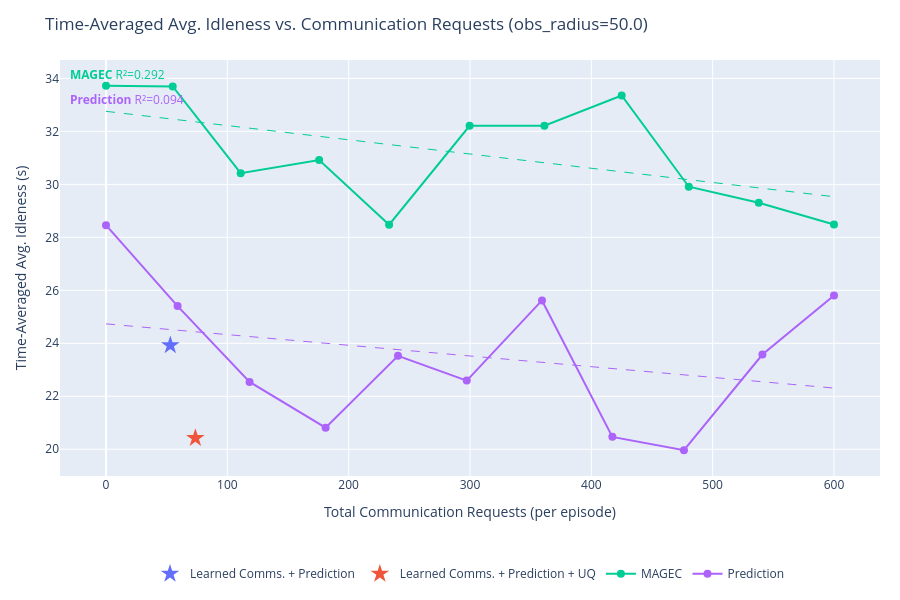
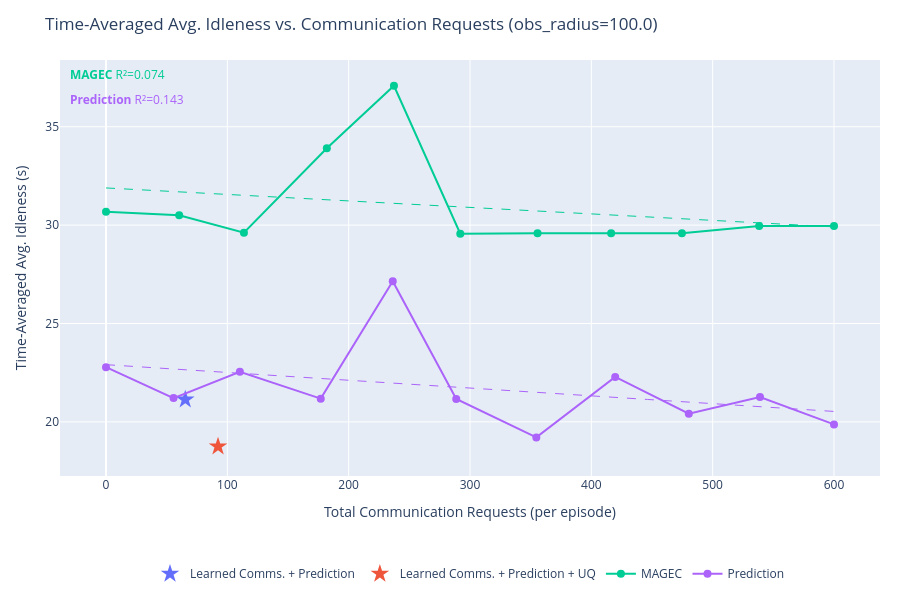
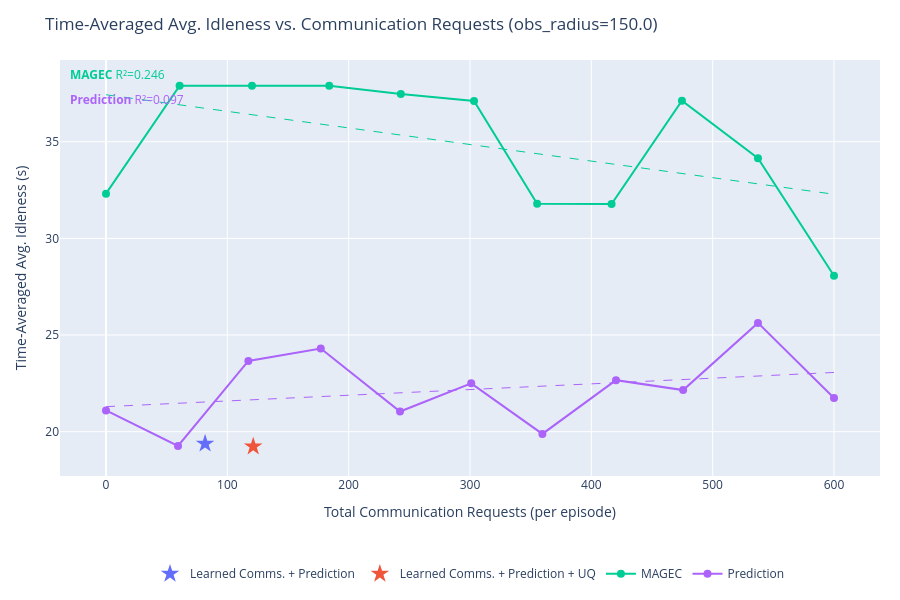
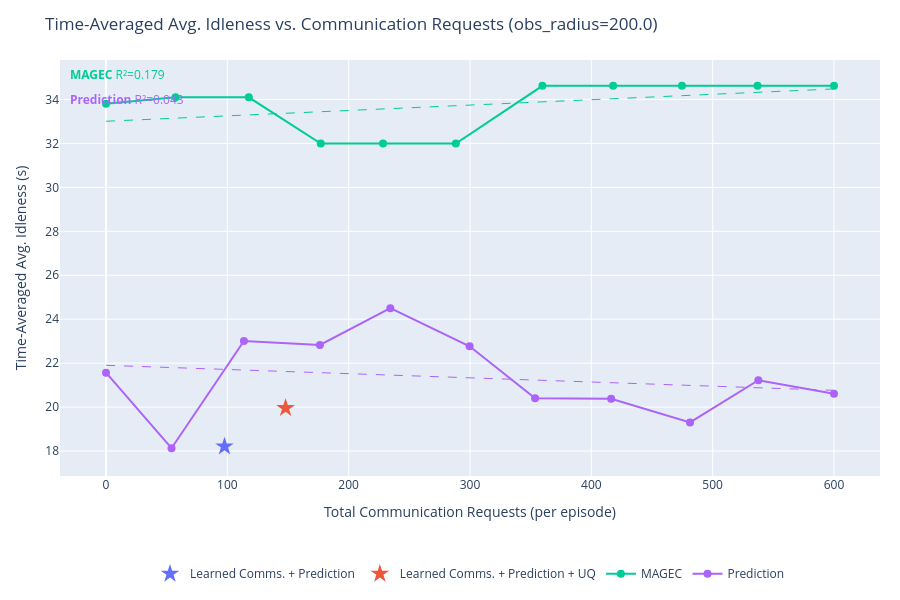

The notebook cell these images were saved under, in order:
### Code cell
import plotly.graph_objects as go
import plotly.express as px
import numpy as np

# SERIES_TO_PLOT = {"Learned Comms. + Prediction + UQ", "MAGEC"}
SERIES_TO_PLOT = None # Plot all

series_colors = {s: c for s, c in zip(output, px.colors.qualitative.Plotly)}


def get_requests(data):
    """Total communication requests per episode (mean over episodes)."""
    r = np.array(data['communication']['requests_made'][...])
    return float(np.mean(r.reshape(r.shape[0], -1).sum(axis=1)))


def get_idleness_mean(data):
    """Time-averaged avg. idleness, mean over episodes."""
    return float(np.mean(data['avg_idleness']))


def fit_ols_trendline(xs, ys):
    """
    Fit an OLS linear trendline y = a*x + b.
    Returns (x_smooth, y_smooth, r2).
    """
    xs, ys = np.array(xs, dtype=float), np.array(ys, dtype=float)
    coeffs = np.polyfit(xs, ys, 1)
    x_smooth = np.linspace(xs.min(), xs.max(), 200)
    y_smooth = np.polyval(coeffs, x_smooth)
    y_pred = np.polyval(coeffs, xs)
    ss_res = np.sum((ys - y_pred) ** 2)
    ss_tot = np.sum((ys - ys.mean()) ** 2)
    r2 = 1.0 - ss_res / ss_tot if ss_tot > 0 else float('nan')
    return x_smooth, y_smooth, r2


for obs_radius in obs_radii:
    fig = go.Figure()
    r2_annotations = []

    for series in output:
        if SERIES_TO_PLOT is not None and series not in SERIES_TO_PLOT:
            continue

        color = series_colors.get(series, '#888888')
        all_exps = list(output[series].keys())

        # Swept experiments: encoded as obs_radius_X_comms_Y
        swept_exps = sorted(
            [e for e in all_exps if f"obs_radius_{obs_radius:.1f}_comms_" in e],
            key=lambda e: float(e.split("_comms_")[1])
        )
        # Fixed (learned comms) experiments: encoded as obs_radius_X only
        fixed_exps = [e for e in all_exps if e == f"obs_radius_{obs_radius:.1f}"]

        if swept_exps:
            comms_ps = [float(e.split("_comms_")[1]) for e in swept_exps]
            xs = [get_requests(output[series][e]) for e in swept_exps]
            ys = [get_idleness_mean(output[series][e]) for e in swept_exps]

            fig.add_trace(go.Scatter(
                x=xs,
                y=ys,
                mode='lines+markers',
                name=series,
                line=dict(color=color),
                marker=dict(color=color, size=8),
                legendgroup=series,
                hovertemplate=[
                    f"{series}<br>comms_p={cp:.3f}<br>requests=%{{x:.1f}}<br>idleness=%{{y:.4f}}<extra></extra>"
                    for cp in comms_ps
                ],
            ))

            # OLS trendline
            if len(xs) >= 2:
                x_trend, y_trend, r2 = fit_ols_trendline(xs, ys)
                fig.add_trace(go.Scatter(
                    x=x_trend,
                    y=y_trend,
                    mode='lines',
                    name=f"{series} (fit)",
                    line=dict(color=color, dash='dash', width=1),
                    legendgroup=series,
                    showlegend=False,
                    hoverinfo='skip',
                ))
                r2_annotations.append(
                    dict(
                        text=f"<b>{series}</b> R²={r2:.3f}",
                        xref='paper', yref='paper',
                        x=0.01,
                        y=0.99 - len(r2_annotations) * 0.06,
                        xanchor='left', yanchor='top',
                        showarrow=False,
                        font=dict(color=color, size=12),
                    )
                )

        if fixed_exps:
            xs_f = [get_requests(output[series][e]) for e in fixed_exps]
            ys_f = [get_idleness_mean(output[series][e]) for e in fixed_exps]
            fig.add_trace(go.Scatter(
                x=xs_f,
                y=ys_f,
                mode='markers',
                name=series,
                marker=dict(color=color, size=14, symbol='star'),
                legendgroup=series,
                showlegend=len(swept_exps) == 0,
                hovertemplate=f"{series}<br>requests=%{{x:.1f}}<br>idleness=%{{y:.4f}}<extra></extra>",
            ))

    fig.update_layout(
        title=f"Time-Averaged Avg. Idleness vs. Communication Requests (obs_radius={obs_radius:.1f})",
        xaxis_title="Total Communication Requests (per episode)",
        yaxis_title="Time-Averaged Avg. Idleness (s)",
        height=600,
        hovermode='closest',
        autosize=True,
        margin=dict(l=60, r=20, t=60, b=120),
        legend=dict(orientation='h', yanchor='top', y=-0.2, xanchor='center', x=0.5),
        annotations=r2_annotations,
    )
    fig.show()

### Figure 1 — Plotly figure (JSON) as saved in the notebook; plotly's stock layout.template omitted (floating-point values rounded to 4 significant figures; data arrays with more than 128 entries replaced by an {"elided": "..."} marker saying what was removed)
{"data": [{"hovertemplate": "Learned Comms. + Prediction<br>requests=%{x:.1f}<br>idleness=%{y:.4f}<extra></extra>", "legendgroup": "Learned Comms. + Prediction", "marker": {"color": "#636EFA", "size": 14, "symbol": "star"}, "mode": "markers", "name": "Learned Comms. + Prediction", "showlegend": true, "type": "scatter", "x": [53], "y": [23.93]}, {"hovertemplate": "Learned Comms. + Prediction + UQ<br>requests=%{x:.1f}<br>idleness=%{y:.4f}<extra></extra>", "legendgroup": "Learned Comms. + Prediction + UQ", "marker": {"color": "#EF553B", "size": 14, "symbol": "star"}, "mode": "markers", "name": "Learned Comms. + Prediction + UQ", "showlegend": true, "type": "scatter", "x": [73.67], "y": [20.42]}, {"hovertemplate": ["MAGEC<br>comms_p=0.000<br>requests=%{x:.1f}<br>idleness=%{y:.4f}<extra></extra>", "MAGEC<br>comms_p=0.100<br>requests=%{x:.1f}<br>idleness=%{y:.4f}<extra></extra>", "MAGEC<br>comms_p=0.200<br>requests=%{x:.1f}<br>idleness=%{y:.4f}<extra></extra>", "MAGEC<br>comms_p=0.300<br>requests=%{x:.1f}<br>idleness=%{y:.4f}<extra></extra>", "MAGEC<br>comms_p=0.400<br>requests=%{x:.1f}<br>idleness=%{y:.4f}<extra></extra>", "MAGEC<br>comms_p=0.500<br>requests=%{x:.1f}<br>idleness=%{y:.4f}<extra></extra>", "MAGEC<br>comms_p=0.600<br>requests=%{x:.1f}<br>idleness=%{y:.4f}<extra></extra>", "MAGEC<br>comms_p=0.700<br>requests=%{x:.1f}<br>idleness=%{y:.4f}<extra></extra>", "MAGEC<br>comms_p=0.800<br>requests=%{x:.1f}<br>idleness=%{y:.4f}<extra></extra>", "MAGEC<br>comms_p=0.900<br>requests=%{x:.1f}<br>idleness=%{y:.4f}<extra></extra>", "MAGEC<br>comms_p=1.000<br>requests=%{x:.1f}<br>idleness=%{y:.4f}<extra></extra>"], "legendgroup": "MAGEC", "line": {"color": "#00CC96"}, "marker": {"color": "#00CC96", "size": 8}, "mode": "lines+markers", "name": "MAGEC", "type": "scatter", "x": [0, 55, 111, 175.7, 233.3, 299.7, 361.3, 425, 480.3, 538, 600], "y": [33.72, 33.7, 30.42, 30.92, 28.48, 32.21, 32.21, 33.36, 29.91, 29.3, 28.49]}, {"hoverinfo": "skip", "legendgroup": "MAGEC", "line": {"color": "#00CC96", "dash": "dash", "width": 1}, "mode": "lines", "name": "MAGEC (fit)", "showlegend": false, "type": "scatter", "x": {"elided": "200 float values"}, "y": {"elided": "200 float values"}}, {"hovertemplate": ["Prediction<br>comms_p=0.000<br>requests=%{x:.1f}<br>idleness=%{y:.4f}<extra></extra>", "Prediction<br>comms_p=0.100<br>requests=%{x:.1f}<br>idleness=%{y:.4f}<extra></extra>", "Prediction<br>comms_p=0.200<br>requests=%{x:.1f}<br>idleness=%{y:.4f}<extra></extra>", "Prediction<br>comms_p=0.300<br>requests=%{x:.1f}<br>idleness=%{y:.4f}<extra></extra>", "Prediction<br>comms_p=0.400<br>requests=%{x:.1f}<br>idleness=%{y:.4f}<extra></extra>", "Prediction<br>comms_p=0.500<br>requests=%{x:.1f}<br>idleness=%{y:.4f}<extra></extra>", "Prediction<br>comms_p=0.600<br>requests=%{x:.1f}<br>idleness=%{y:.4f}<extra></extra>", "Prediction<br>comms_p=0.700<br>requests=%{x:.1f}<br>idleness=%{y:.4f}<extra></extra>", "Prediction<br>comms_p=0.800<br>requests=%{x:.1f}<br>idleness=%{y:.4f}<extra></extra>", "Prediction<br>comms_p=0.900<br>requests=%{x:.1f}<br>idleness=%{y:.4f}<extra></extra>", "Prediction<br>comms_p=1.000<br>requests=%{x:.1f}<br>idleness=%{y:.4f}<extra></extra>"], "legendgroup": "Prediction", "line": {"color": "#AB63FA"}, "marker": {"color": "#AB63FA", "size": 8}, "mode": "lines+markers", "name": "Prediction", "type": "scatter", "x": [0, 59, 118.3, 181, 240.7, 297.3, 359.3, 417.3, 476.3, 541, 600], "y": [28.46, 25.4, 22.54, 20.82, 23.53, 22.59, 25.62, 20.47, 19.96, 23.58, 25.8]}, {"hoverinfo": "skip", "legendgroup": "Prediction", "line": {"color": "#AB63FA", "dash": "dash", "width": 1}, "mode": "lines", "name": "Prediction (fit)", "showlegend": false, "type": "scatter", "x": {"elided": "200 float values"}, "y": {"elided": "200 float values"}}], "layout": {"annotations": [{"font": {"color": "#00CC96", "size": 12}, "showarrow": false, "text": "<b>MAGEC</b> R²=0.292", "x": 0.01, "xanchor": "left", "xref": "paper", "y": 0.99, "yanchor": "top", "yref": "paper"}, {"font": {"color": "#AB63FA", "size": 12}, "showarrow": false, "text": "<b>Prediction</b> R²=0.094", "x": 0.01, "xanchor": "left", "xref": "paper", "y": 0.93, "yanchor": "top", "yref": "paper"}], "autosize": true, "height": 600, "hovermode": "closest", "legend": {"orientation": "h", "x": 0.5, "xanchor": "center", "y": -0.2, "yanchor": "top"}, "margin": {"b": 120, "l": 60, "r": 20, "t": 60}, "title": {"text": "Time-Averaged Avg. Idleness vs. Communication Requests (obs_radius=50.0)"}, "xaxis": {"title": {"text": "Total Communication Requests (per episode)"}}, "yaxis": {"title": {"text": "Time-Averaged Avg. Idleness (s)"}}}}

### Figure 2 — Plotly figure (JSON) as saved in the notebook; plotly's stock layout.template omitted (floating-point values rounded to 4 significant figures; data arrays with more than 128 entries replaced by an {"elided": "..."} marker saying what was removed)
{"data": [{"hovertemplate": "Learned Comms. + Prediction<br>requests=%{x:.1f}<br>idleness=%{y:.4f}<extra></extra>", "legendgroup": "Learned Comms. + Prediction", "marker": {"color": "#636EFA", "size": 14, "symbol": "star"}, "mode": "markers", "name": "Learned Comms. + Prediction", "showlegend": true, "type": "scatter", "x": [65.33], "y": [21.13]}, {"hovertemplate": "Learned Comms. + Prediction + UQ<br>requests=%{x:.1f}<br>idleness=%{y:.4f}<extra></extra>", "legendgroup": "Learned Comms. + Prediction + UQ", "marker": {"color": "#EF553B", "size": 14, "symbol": "star"}, "mode": "markers", "name": "Learned Comms. + Prediction + UQ", "showlegend": true, "type": "scatter", "x": [92.33], "y": [18.75]}, {"hovertemplate": ["MAGEC<br>comms_p=0.000<br>requests=%{x:.1f}<br>idleness=%{y:.4f}<extra></extra>", "MAGEC<br>comms_p=0.100<br>requests=%{x:.1f}<br>idleness=%{y:.4f}<extra></extra>", "MAGEC<br>comms_p=0.200<br>requests=%{x:.1f}<br>idleness=%{y:.4f}<extra></extra>", "MAGEC<br>comms_p=0.300<br>requests=%{x:.1f}<br>idleness=%{y:.4f}<extra></extra>", "MAGEC<br>comms_p=0.400<br>requests=%{x:.1f}<br>idleness=%{y:.4f}<extra></extra>", "MAGEC<br>comms_p=0.500<br>requests=%{x:.1f}<br>idleness=%{y:.4f}<extra></extra>", "MAGEC<br>comms_p=0.600<br>requests=%{x:.1f}<br>idleness=%{y:.4f}<extra></extra>", "MAGEC<br>comms_p=0.700<br>requests=%{x:.1f}<br>idleness=%{y:.4f}<extra></extra>", "MAGEC<br>comms_p=0.800<br>requests=%{x:.1f}<br>idleness=%{y:.4f}<extra></extra>", "MAGEC<br>comms_p=0.900<br>requests=%{x:.1f}<br>idleness=%{y:.4f}<extra></extra>", "MAGEC<br>comms_p=1.000<br>requests=%{x:.1f}<br>idleness=%{y:.4f}<extra></extra>"], "legendgroup": "MAGEC", "line": {"color": "#00CC96"}, "marker": {"color": "#00CC96", "size": 8}, "mode": "lines+markers", "name": "MAGEC", "type": "scatter", "x": [0, 60.33, 113.7, 182, 237.3, 292, 355.7, 416.3, 474.7, 538.3, 600], "y": [30.69, 30.5, 29.62, 33.9, 37.08, 29.56, 29.58, 29.58, 29.58, 29.95, 29.95]}, {"hoverinfo": "skip", "legendgroup": "MAGEC", "line": {"color": "#00CC96", "dash": "dash", "width": 1}, "mode": "lines", "name": "MAGEC (fit)", "showlegend": false, "type": "scatter", "x": {"elided": "200 float values"}, "y": {"elided": "200 float values"}}, {"hovertemplate": ["Prediction<br>comms_p=0.000<br>requests=%{x:.1f}<br>idleness=%{y:.4f}<extra></extra>", "Prediction<br>comms_p=0.100<br>requests=%{x:.1f}<br>idleness=%{y:.4f}<extra></extra>", "Prediction<br>comms_p=0.200<br>requests=%{x:.1f}<br>idleness=%{y:.4f}<extra></extra>", "Prediction<br>comms_p=0.300<br>requests=%{x:.1f}<br>idleness=%{y:.4f}<extra></extra>", "Prediction<br>comms_p=0.400<br>requests=%{x:.1f}<br>idleness=%{y:.4f}<extra></extra>", "Prediction<br>comms_p=0.500<br>requests=%{x:.1f}<br>idleness=%{y:.4f}<extra></extra>", "Prediction<br>comms_p=0.600<br>requests=%{x:.1f}<br>idleness=%{y:.4f}<extra></extra>", "Prediction<br>comms_p=0.700<br>requests=%{x:.1f}<br>idleness=%{y:.4f}<extra></extra>", "Prediction<br>comms_p=0.800<br>requests=%{x:.1f}<br>idleness=%{y:.4f}<extra></extra>", "Prediction<br>comms_p=0.900<br>requests=%{x:.1f}<br>idleness=%{y:.4f}<extra></extra>", "Prediction<br>comms_p=1.000<br>requests=%{x:.1f}<br>idleness=%{y:.4f}<extra></extra>"], "legendgroup": "Prediction", "line": {"color": "#AB63FA"}, "marker": {"color": "#AB63FA", "size": 8}, "mode": "lines+markers", "name": "Prediction", "type": "scatter", "x": [0, 55.67, 110.3, 177, 236.3, 288.7, 354.7, 419.7, 480.3, 539, 600], "y": [22.78, 21.21, 22.55, 21.18, 27.14, 21.16, 19.21, 22.29, 20.41, 21.26, 19.87]}, {"hoverinfo": "skip", "legendgroup": "Prediction", "line": {"color": "#AB63FA", "dash": "dash", "width": 1}, "mode": "lines", "name": "Prediction (fit)", "showlegend": false, "type": "scatter", "x": {"elided": "200 float values"}, "y": {"elided": "200 float values"}}], "layout": {"annotations": [{"font": {"color": "#00CC96", "size": 12}, "showarrow": false, "text": "<b>MAGEC</b> R²=0.074", "x": 0.01, "xanchor": "left", "xref": "paper", "y": 0.99, "yanchor": "top", "yref": "paper"}, {"font": {"color": "#AB63FA", "size": 12}, "showarrow": false, "text": "<b>Prediction</b> R²=0.143", "x": 0.01, "xanchor": "left", "xref": "paper", "y": 0.93, "yanchor": "top", "yref": "paper"}], "autosize": true, "height": 600, "hovermode": "closest", "legend": {"orientation": "h", "x": 0.5, "xanchor": "center", "y": -0.2, "yanchor": "top"}, "margin": {"b": 120, "l": 60, "r": 20, "t": 60}, "title": {"text": "Time-Averaged Avg. Idleness vs. Communication Requests (obs_radius=100.0)"}, "xaxis": {"title": {"text": "Total Communication Requests (per episode)"}}, "yaxis": {"title": {"text": "Time-Averaged Avg. Idleness (s)"}}}}

### Figure 3 — Plotly figure (JSON) as saved in the notebook; plotly's stock layout.template omitted (floating-point values rounded to 4 significant figures; data arrays with more than 128 entries replaced by an {"elided": "..."} marker saying what was removed)
{"data": [{"hovertemplate": "Learned Comms. + Prediction<br>requests=%{x:.1f}<br>idleness=%{y:.4f}<extra></extra>", "legendgroup": "Learned Comms. + Prediction", "marker": {"color": "#636EFA", "size": 14, "symbol": "star"}, "mode": "markers", "name": "Learned Comms. + Prediction", "showlegend": true, "type": "scatter", "x": [81.67], "y": [19.38]}, {"hovertemplate": "Learned Comms. + Prediction + UQ<br>requests=%{x:.1f}<br>idleness=%{y:.4f}<extra></extra>", "legendgroup": "Learned Comms. + Prediction + UQ", "marker": {"color": "#EF553B", "size": 14, "symbol": "star"}, "mode": "markers", "name": "Learned Comms. + Prediction + UQ", "showlegend": true, "type": "scatter", "x": [121.3], "y": [19.24]}, {"hovertemplate": ["MAGEC<br>comms_p=0.000<br>requests=%{x:.1f}<br>idleness=%{y:.4f}<extra></extra>", "MAGEC<br>comms_p=0.100<br>requests=%{x:.1f}<br>idleness=%{y:.4f}<extra></extra>", "MAGEC<br>comms_p=0.200<br>requests=%{x:.1f}<br>idleness=%{y:.4f}<extra></extra>", "MAGEC<br>comms_p=0.300<br>requests=%{x:.1f}<br>idleness=%{y:.4f}<extra></extra>", "MAGEC<br>comms_p=0.400<br>requests=%{x:.1f}<br>idleness=%{y:.4f}<extra></extra>", "MAGEC<br>comms_p=0.500<br>requests=%{x:.1f}<br>idleness=%{y:.4f}<extra></extra>", "MAGEC<br>comms_p=0.600<br>requests=%{x:.1f}<br>idleness=%{y:.4f}<extra></extra>", "MAGEC<br>comms_p=0.700<br>requests=%{x:.1f}<br>idleness=%{y:.4f}<extra></extra>", "MAGEC<br>comms_p=0.800<br>requests=%{x:.1f}<br>idleness=%{y:.4f}<extra></extra>", "MAGEC<br>comms_p=0.900<br>requests=%{x:.1f}<br>idleness=%{y:.4f}<extra></extra>", "MAGEC<br>comms_p=1.000<br>requests=%{x:.1f}<br>idleness=%{y:.4f}<extra></extra>"], "legendgroup": "MAGEC", "line": {"color": "#00CC96"}, "marker": {"color": "#00CC96", "size": 8}, "mode": "lines+markers", "name": "MAGEC", "type": "scatter", "x": [0, 60.67, 120.3, 184, 243, 303.3, 355.3, 416.7, 474.7, 537.3, 600], "y": [32.31, 37.89, 37.89, 37.89, 37.47, 37.1, 31.79, 31.77, 37.12, 34.15, 28.06]}, {"hoverinfo": "skip", "legendgroup": "MAGEC", "line": {"color": "#00CC96", "dash": "dash", "width": 1}, "mode": "lines", "name": "MAGEC (fit)", "showlegend": false, "type": "scatter", "x": {"elided": "200 float values"}, "y": {"elided": "200 float values"}}, {"hovertemplate": ["Prediction<br>comms_p=0.000<br>requests=%{x:.1f}<br>idleness=%{y:.4f}<extra></extra>", "Prediction<br>comms_p=0.100<br>requests=%{x:.1f}<br>idleness=%{y:.4f}<extra></extra>", "Prediction<br>comms_p=0.200<br>requests=%{x:.1f}<br>idleness=%{y:.4f}<extra></extra>", "Prediction<br>comms_p=0.300<br>requests=%{x:.1f}<br>idleness=%{y:.4f}<extra></extra>", "Prediction<br>comms_p=0.400<br>requests=%{x:.1f}<br>idleness=%{y:.4f}<extra></extra>", "Prediction<br>comms_p=0.500<br>requests=%{x:.1f}<br>idleness=%{y:.4f}<extra></extra>", "Prediction<br>comms_p=0.600<br>requests=%{x:.1f}<br>idleness=%{y:.4f}<extra></extra>", "Prediction<br>comms_p=0.700<br>requests=%{x:.1f}<br>idleness=%{y:.4f}<extra></extra>", "Prediction<br>comms_p=0.800<br>requests=%{x:.1f}<br>idleness=%{y:.4f}<extra></extra>", "Prediction<br>comms_p=0.900<br>requests=%{x:.1f}<br>idleness=%{y:.4f}<extra></extra>", "Prediction<br>comms_p=1.000<br>requests=%{x:.1f}<br>idleness=%{y:.4f}<extra></extra>"], "legendgroup": "Prediction", "line": {"color": "#AB63FA"}, "marker": {"color": "#AB63FA", "size": 8}, "mode": "lines+markers", "name": "Prediction", "type": "scatter", "x": [0, 59.33, 117.3, 177, 242.3, 301, 359.7, 420.3, 475.7, 537.3, 600], "y": [21.1, 19.26, 23.66, 24.3, 21.04, 22.5, 19.89, 22.67, 22.15, 25.63, 21.75]}, {"hoverinfo": "skip", "legendgroup": "Prediction", "line": {"color": "#AB63FA", "dash": "dash", "width": 1}, "mode": "lines", "name": "Prediction (fit)", "showlegend": false, "type": "scatter", "x": {"elided": "200 float values"}, "y": {"elided": "200 float values"}}], "layout": {"annotations": [{"font": {"color": "#00CC96", "size": 12}, "showarrow": false, "text": "<b>MAGEC</b> R²=0.246", "x": 0.01, "xanchor": "left", "xref": "paper", "y": 0.99, "yanchor": "top", "yref": "paper"}, {"font": {"color": "#AB63FA", "size": 12}, "showarrow": false, "text": "<b>Prediction</b> R²=0.097", "x": 0.01, "xanchor": "left", "xref": "paper", "y": 0.93, "yanchor": "top", "yref": "paper"}], "autosize": true, "height": 600, "hovermode": "closest", "legend": {"orientation": "h", "x": 0.5, "xanchor": "center", "y": -0.2, "yanchor": "top"}, "margin": {"b": 120, "l": 60, "r": 20, "t": 60}, "title": {"text": "Time-Averaged Avg. Idleness vs. Communication Requests (obs_radius=150.0)"}, "xaxis": {"title": {"text": "Total Communication Requests (per episode)"}}, "yaxis": {"title": {"text": "Time-Averaged Avg. Idleness (s)"}}}}

### Figure 4 — Plotly figure (JSON) as saved in the notebook; plotly's stock layout.template omitted (floating-point values rounded to 4 significant figures; data arrays with more than 128 entries replaced by an {"elided": "..."} marker saying what was removed)
{"data": [{"hovertemplate": "Learned Comms. + Prediction<br>requests=%{x:.1f}<br>idleness=%{y:.4f}<extra></extra>", "legendgroup": "Learned Comms. + Prediction", "marker": {"color": "#636EFA", "size": 14, "symbol": "star"}, "mode": "markers", "name": "Learned Comms. + Prediction", "showlegend": true, "type": "scatter", "x": [97.67], "y": [18.21]}, {"hovertemplate": "Learned Comms. + Prediction + UQ<br>requests=%{x:.1f}<br>idleness=%{y:.4f}<extra></extra>", "legendgroup": "Learned Comms. + Prediction + UQ", "marker": {"color": "#EF553B", "size": 14, "symbol": "star"}, "mode": "markers", "name": "Learned Comms. + Prediction + UQ", "showlegend": true, "type": "scatter", "x": [148], "y": [19.96]}, {"hovertemplate": ["MAGEC<br>comms_p=0.000<br>requests=%{x:.1f}<br>idleness=%{y:.4f}<extra></extra>", "MAGEC<br>comms_p=0.100<br>requests=%{x:.1f}<br>idleness=%{y:.4f}<extra></extra>", "MAGEC<br>comms_p=0.200<br>requests=%{x:.1f}<br>idleness=%{y:.4f}<extra></extra>", "MAGEC<br>comms_p=0.300<br>requests=%{x:.1f}<br>idleness=%{y:.4f}<extra></extra>", "MAGEC<br>comms_p=0.400<br>requests=%{x:.1f}<br>idleness=%{y:.4f}<extra></extra>", "MAGEC<br>comms_p=0.500<br>requests=%{x:.1f}<br>idleness=%{y:.4f}<extra></extra>", "MAGEC<br>comms_p=0.600<br>requests=%{x:.1f}<br>idleness=%{y:.4f}<extra></extra>", "MAGEC<br>comms_p=0.700<br>requests=%{x:.1f}<br>idleness=%{y:.4f}<extra></extra>", "MAGEC<br>comms_p=0.800<br>requests=%{x:.1f}<br>idleness=%{y:.4f}<extra></extra>", "MAGEC<br>comms_p=0.900<br>requests=%{x:.1f}<br>idleness=%{y:.4f}<extra></extra>", "MAGEC<br>comms_p=1.000<br>requests=%{x:.1f}<br>idleness=%{y:.4f}<extra></extra>"], "legendgroup": "MAGEC", "line": {"color": "#00CC96"}, "marker": {"color": "#00CC96", "size": 8}, "mode": "lines+markers", "name": "MAGEC", "type": "scatter", "x": [0, 57.33, 117.7, 177, 228.3, 288.3, 359.7, 418, 474.7, 537, 600], "y": [33.81, 34.1, 34.1, 31.99, 31.99, 31.99, 34.62, 34.62, 34.62, 34.62, 34.62]}, {"hoverinfo": "skip", "legendgroup": "MAGEC", "line": {"color": "#00CC96", "dash": "dash", "width": 1}, "mode": "lines", "name": "MAGEC (fit)", "showlegend": false, "type": "scatter", "x": {"elided": "200 float values"}, "y": {"elided": "200 float values"}}, {"hovertemplate": ["Prediction<br>comms_p=0.000<br>requests=%{x:.1f}<br>idleness=%{y:.4f}<extra></extra>", "Prediction<br>comms_p=0.100<br>requests=%{x:.1f}<br>idleness=%{y:.4f}<extra></extra>", "Prediction<br>comms_p=0.200<br>requests=%{x:.1f}<br>idleness=%{y:.4f}<extra></extra>", "Prediction<br>comms_p=0.300<br>requests=%{x:.1f}<br>idleness=%{y:.4f}<extra></extra>", "Prediction<br>comms_p=0.400<br>requests=%{x:.1f}<br>idleness=%{y:.4f}<extra></extra>", "Prediction<br>comms_p=0.500<br>requests=%{x:.1f}<br>idleness=%{y:.4f}<extra></extra>", "Prediction<br>comms_p=0.600<br>requests=%{x:.1f}<br>idleness=%{y:.4f}<extra></extra>", "Prediction<br>comms_p=0.700<br>requests=%{x:.1f}<br>idleness=%{y:.4f}<extra></extra>", "Prediction<br>comms_p=0.800<br>requests=%{x:.1f}<br>idleness=%{y:.4f}<extra></extra>", "Prediction<br>comms_p=0.900<br>requests=%{x:.1f}<br>idleness=%{y:.4f}<extra></extra>", "Prediction<br>comms_p=1.000<br>requests=%{x:.1f}<br>idleness=%{y:.4f}<extra></extra>"], "legendgroup": "Prediction", "line": {"color": "#AB63FA"}, "marker": {"color": "#AB63FA", "size": 8}, "mode": "lines+markers", "name": "Prediction", "type": "scatter", "x": [0, 54, 113.7, 176.3, 234.3, 299.7, 353.7, 416.3, 481.3, 537.7, 600], "y": [21.57, 18.13, 23.01, 22.83, 24.5, 22.77, 20.4, 20.38, 19.3, 21.23, 20.61]}, {"hoverinfo": "skip", "legendgroup": "Prediction", "line": {"color": "#AB63FA", "dash": "dash", "width": 1}, "mode": "lines", "name": "Prediction (fit)", "showlegend": false, "type": "scatter", "x": {"elided": "200 float values"}, "y": {"elided": "200 float values"}}], "layout": {"annotations": [{"font": {"color": "#00CC96", "size": 12}, "showarrow": false, "text": "<b>MAGEC</b> R²=0.179", "x": 0.01, "xanchor": "left", "xref": "paper", "y": 0.99, "yanchor": "top", "yref": "paper"}, {"font": {"color": "#AB63FA", "size": 12}, "showarrow": false, "text": "<b>Prediction</b> R²=0.043", "x": 0.01, "xanchor": "left", "xref": "paper", "y": 0.93, "yanchor": "top", "yref": "paper"}], "autosize": true, "height": 600, "hovermode": "closest", "legend": {"orientation": "h", "x": 0.5, "xanchor": "center", "y": -0.2, "yanchor": "top"}, "margin": {"b": 120, "l": 60, "r": 20, "t": 60}, "title": {"text": "Time-Averaged Avg. Idleness vs. Communication Requests (obs_radius=200.0)"}, "xaxis": {"title": {"text": "Total Communication Requests (per episode)"}}, "yaxis": {"title": {"text": "Time-Averaged Avg. Idleness (s)"}}}}
